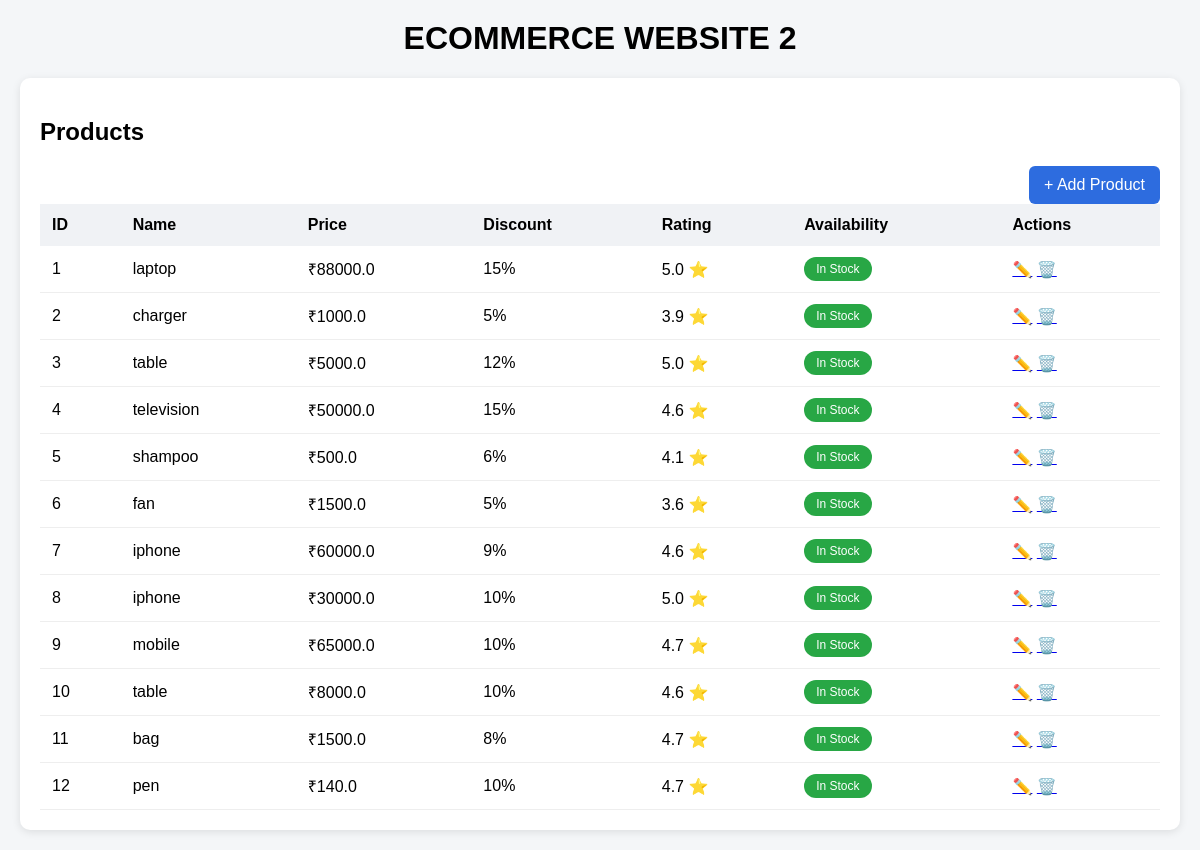
/products, run on an earlier commit of the app's database.
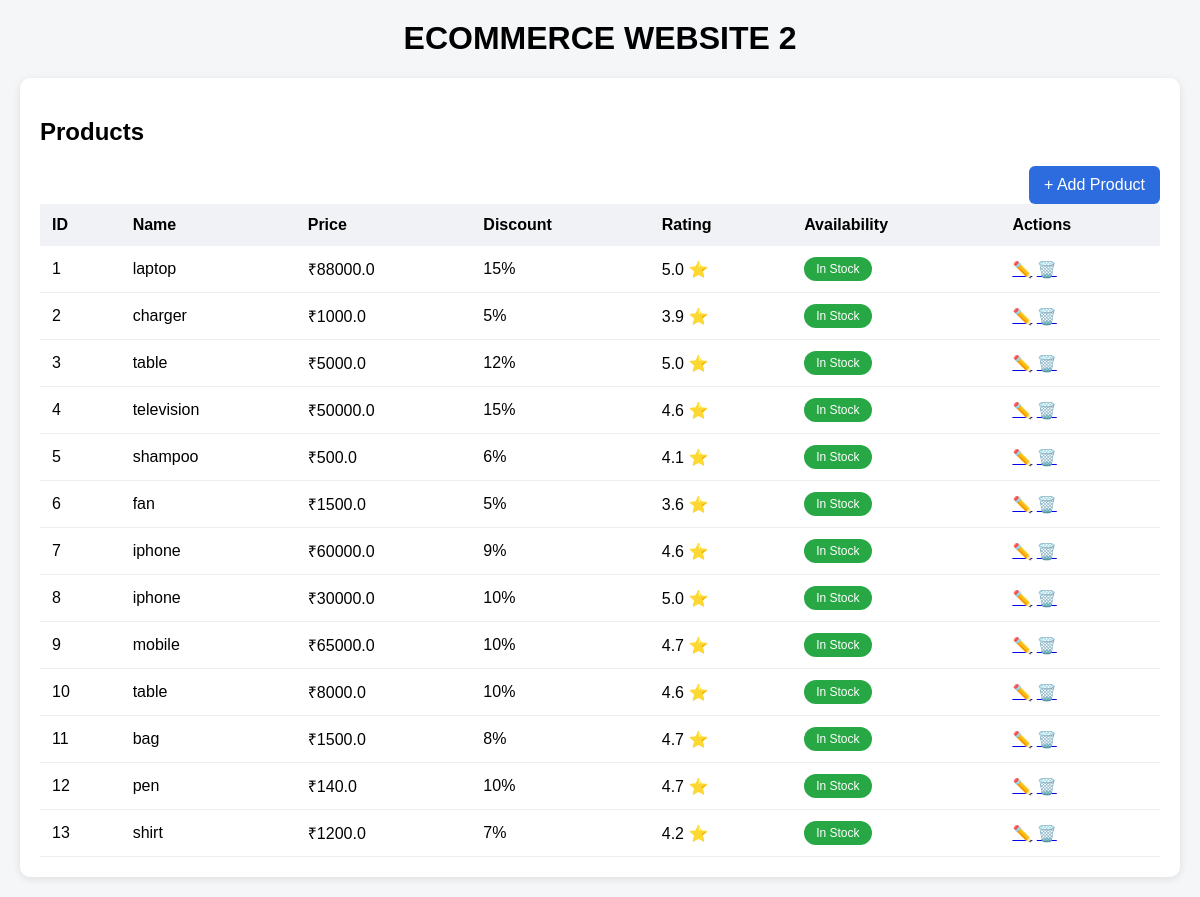
And on a later commit of the database.
### tables this page shows
CREATE TABLE products (
            id INTEGER PRIMARY KEY AUTOINCREMENT,
            name TEXT NOT NULL,
            price REAL NOT NULL,
            discount INTEGER,
            availability TEXT
        , rating REAL DEFAULT 0);

### app/routes/product_routes.py (the view)
@product_bp.route("/products")
def view_products():
    conn = get_connection()
    cursor = conn.cursor()
    cursor.execute("SELECT * FROM products")
    products = cursor.fetchall()
    conn.close()
    return render_template("products.html", products=products)

### app/routes/product_routes.py (called while the page is built)
def get_connection():
    return sqlite3.connect(DB_PATH, check_same_thread=False)

### app/templates/products.html
<link rel="stylesheet" href="{{ url_for('static', filename='css/style.css') }}">
<h1>ECOMMERCE WEBSITE 2</h1>
<div class="container">
<h2>Products</h2>
<a class="add-btn" href="/add">+ Add Product</a>
<table>
<tr>
    <th>ID</th>
    <th>Name</th>
    <th>Price</th>
    <th>Discount</th>
    <th>Rating</th>
    <th>Availability</th>
    <th>Actions</th>
</tr>
{% for p in products %}
<tr>
    <td>{{ loop.index }}</td>
    <td>{{ p[1] }}</td>
    <td>₹{{ p[2] }}</td>
    <td>{{ p[3] }}%</td>
    <td>{{ p[5] }} ⭐</td>
    <td>
        {% if p[4] == "In Stock" %}
            <span class="badge instock">In Stock</span>
        {% else %}
            <span class="badge outstock">Out of Stock</span>
        {% endif %}
    </td>
    <td>
        <a href="/edit/{{p[0]}}">✏️</a>
        <a href="/delete/{{p[0]}}">🗑️</a>
    </td>
</tr>
{% endfor %}
</table>
</div>

### app/static/css/style.css (style rules this page uses)
.container { background: white; padding: 20px; border-radius: 10px; box-shadow: 0px 2px 8px rgba(0,0,0,0.1); }
h1 { text-align: center; }
h2 { margin-bottom: 20px; }
table { width: 100%; border-collapse: collapse; }
th { background-color: #f0f2f5; padding: 12px; text-align: left; }
td { padding: 12px; border-bottom: 1px solid #eee; }
.badge { padding: 5px 12px; border-radius: 20px; color: white; font-size: 12px; }
.instock { background-color: #28a745; }
.add-btn { background-color: #2d6cdf; color: white; padding: 10px 15px; border-radius: 6px; text-decoration: none; float: right; }

What changed in the data, as far as the page shows it:
added products: name "shirt", price "1200.0", discount "7", rating "4.2", availability "In Stock"
